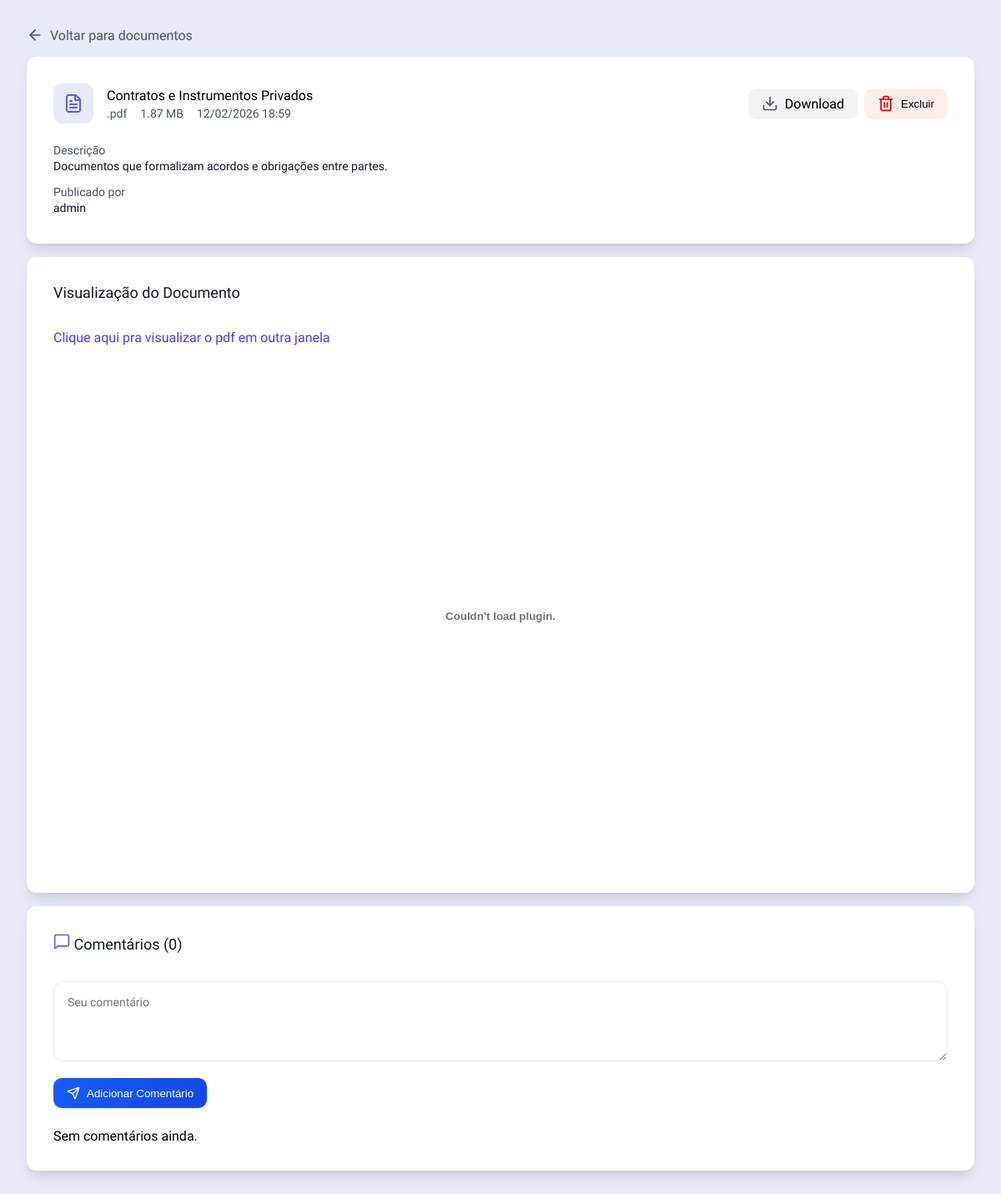
The app's page /documents/5/ (signed in) with its own data.
### apps/documents/models.py (models this page shows, shortened)
class Document(models.Model):
    title = models.CharField(max_length=255)
    description = models.TextField(blank=True)
    author = models.ForeignKey(
        settings.AUTH_USER_MODEL,
        on_delete=models.CASCADE,
        null=True,
        blank=True
    )
    file = models.FileField(
        upload_to='documents/',
        help_text="Arquivo armazenado em pasta local"
    )
    file_name = models.CharField(max_length=255, default='arquivo', help_text="Nome original do arquivo")
    file_size = models.BigIntegerField(default=0, help_text="Tamanho do arquivo em bytes")
    file_type = models.CharField(max_length=100, blank=True, default='', help_text="Tipo MIME do arquivo")
    file_extension = models.CharField(max_length=10, blank=True, default='', help_text="Extensão do arquivo")
    uploaded_at = models.DateTimeField(auto_now_add=True)
    updated_at = models.DateTimeField(auto_now=True)
    class Meta:
        ordering = ['-uploaded_at']
        verbose_name = "Documento"
        verbose_name_plural = "Documentos"
    def get_file_size_display(self):
        size = self.file_size
        for unit in ['B', 'KB', 'MB', 'GB']:
            if size < 1024:
                return f"{size:.2f} {unit}"
            size /= 1024
        return f"{size:.2f} TB"

### apps/documents/views.py (the view, shortened to what this page needs)
# urls.py: path('<int:pk>/', views.documents_details, name='documents_details'),
@login_required
def documents_details(request, pk):
    document = get_object_or_404(Document, pk=pk)
    comments = Comment.objects.filter(document=document)
    comment_form = CommentForm()
    can_delete = can_delete_document(request.user, document)
    return render(request, 'documents/documents_details.html', {
        'document': document,
        'comments': comments,
        'form': comment_form,
        'can_delete': can_delete
    })

### apps/documents/forms.py
class CommentForm(forms.ModelForm):
    class Meta:
        model = Comment
        fields = ['text']
        widgets = {
            'author': forms.TextInput(attrs={
                'class': 'form-control',
                'placeholder': 'Seu nome'
            }),
            'text': forms.Textarea(attrs={
                'class': 'form-control',
                'rows': 3,
                'placeholder': 'Seu comentário'
            })
        }

### apps/documents/views.py (called while the page is built)
def can_delete_document(user, document):
    if user.is_staff or user.is_superuser:
        return True
    return document.author == user

### apps/documents/templates/documents/documents_details.html (shortened to what this page needs)
{% load static %}
<!doctype html>
<html lang="en">
  <head>
    <link rel="stylesheet" href="{% static 'css/global.css' %}" />
  </head>
  <body>
    <div class="page">
        <a class="back-button" href="{% url 'documents_list' %}">
        Voltar para documentos
    </a>
      <div class="container">
        <div class="container-cards-details">
          <div class="card-info">
            <img src="{% static 'img/icon-document.svg' %}" alt="Thumbnail" />
            <div class="card-info-texts">
              <h3>{{ document.title }}</h3>
              <div class="card-info-texts-details">
                <p>{{document.file_extension}}</p>
                <p>{{document.get_file_size_display}}</p>
                <p>{{ document.uploaded_at|date:"d/m/Y H:i" }}</p>
              </div>
            </div>
          </div>
          <div class="card-icons">
            <a href="{{ document.file.url }}" download>
              <div class="buttons-details-download">
                <p>Download</p>
              </div>
            </a>
            {% if can_delete %}
            <form
              method="POST"
              action="{% url 'documents_delete' document.pk %}"
              style="display: inline"
            >
              <button
                type="submit"
                class="buttons-details-delete"
                onclick="
                  return confirm(
                    'Tem certeza que deseja deletar este documento?',
                  );
                "
              >
                <p>Excluir</p>
              </button>
            </form>
            {% endif %}
          </div>
        </div>
        <div style="display: flex; flex-direction: column; gap: 12px;">
            <div>
            {% if document.description %}
                <h3 class="subtitle-details">Descrição</h3>
                <p class="text-details">{{ document.description }}</p>
            {% else %}
                <h3 class="subtitle-details">Sem descrição</h3>
            {% endif %}
            </div>
          <div>
              <h3 class="subtitle-details">Publicado por</h3>
              <p class="text-details">{{ document.author }}</p>
          </div>
        </div>
      </div>
      <div class="container">
        <h3 class="title-container-details">Visualização do Documento</h3>
        {% if document.file_extension|lower == '.pdf' %}
            <a href="{{ document.file.url }}" target="_blank" style="color: #4F39F6">Clique aqui pra visualizar o pdf em outra janela</a>
             <embed src="{{ document.file.url }}" type="application/pdf" width="100%" height="600px" />
        {% elif document.file_extension|lower == '.png' %}
            <img src="{{ document.file.url }}" alt="Visualização do Documento" style="max-width: 100%; height: auto; border-radius: 8px; border: solid 1px #101828;">
        {% elif document.file_extension|lower == '.jpg' or document.file_extension|lower == '.jpeg' %}
            <img src="{{ document.file.url }}" alt="Visualização do Documento" style="max-width: 100%; height: auto; border-radius: 8px; border: solid 1px #101828;">
        {% else %}
            <p>Visualização não disponível para este tipo de arquivo.</p>
        {% endif %}
      </div>
      <div class="container">
        <h3 class="title-container-details">
          Comentários ({{ document.comments.count }})
        </h3>
        <form method="post">
          {% csrf_token %} {{ form.text }}
          <button type="submit" class="button-details-comment">
            Adicionar Comentário
          </button>
        </form>
        <div class="list-commments">
          {% for comment in document.comments.all %}
          <div class="card-comments">
            <div class="profile">{{ comment.author.username | first |upper }}</div>
            <div>
              <div class="comment-details">
                <p
                  style="
                    color: #101828;
                    font-family: Arimo;
                    font-size: 14px;
                    font-style: normal;
                    font-weight: 500;
                    line-height: 22px;
                  "
                >
                  {{ comment.author }}
                </p>
                <p
                  style="
                    color: #6a7282;
                    font-family: Arimo;
                    font-size: 12px;
                    font-style: normal;
                    font-weight: 400;
                    line-height: 18px;
                  "
                >
                  {{ comment.created_at|date:"d/m/Y H:i" }}
                </p>
              </div>
              <p class="comment-text">{{ comment.text }}</p>
            </div>
          </div>
          {% empty %}
          <p>Sem comentários ainda.</p>
          {% endfor %}
        </div>
      </div>
    </div>
  </body>
</html>

### static/css/global.css (style rules this page uses)
:root { --color-bg-page: #E8EAF6; --color-white: #FFFFFF; --color-text-title: #101828; --color-text-subtitle: #4A5565; --color-border: #E5E7EB; --color-primary: linear-gradient(135deg, #155DFC 0%, #1447E6 100%); --color-primary-soft: #E8EAF6; --font-base: "Arimo", sans-serif; --space-xs: 8px; --space-sm: 16px; --space-md: 24px; --space-lg: 32px; --radius-sm: 8px; --radius-md: 12px; --shadow-card: 0 10px 15px -3px rgba(0,0,0,.1), 0 4px 6px -2px rgba(0,0,0,.05); }
*, *::before, *::after { box-sizing: border-box; margin: 0; padding: 0; }
html { font-size: 16px; }
body { min-height: 100vh; font-family: var(--font-base); background: var(--color-bg-page); display: flex; justify-content: center; align-items: center; padding: var(--space-lg); flex-direction: column; }
a { all: unset; cursor: pointer; }
.page { display: flex; flex-direction: column; gap: 16px; width: 100%; max-width: 1200px; margin: 0 auto; }
.container { width: 100%; max-width: 1200px; background: var(--color-white); border-radius: var(--radius-md); padding: var(--space-lg); display: flex; flex-direction: column; gap: var(--space-md); box-shadow: var(--shadow-card); }
.card-info { display: flex; align-items: center; gap: var(--space-sm); flex: 1; min-width: 240px; }
.card-info-texts { display: flex; flex-direction: column; gap: 4px; flex: 1; min-width: 0; }
.card-info-texts h3 { font-size: 1rem; font-weight: 500; white-space: nowrap; overflow: hidden; text-overflow: ellipsis; }
.card-info-texts div { display: flex; flex-direction: row; align-items: center; gap: var(--space-sm); font-size: 0.875rem; color: var(--color-text-subtitle); flex-wrap: wrap; }
.card-icons { display: flex; justify-content: flex-end; align-items: center; gap: var(--space-xs); flex-wrap: wrap; }
.back-button { display: inline-flex; align-items: center; gap: 8px; width: fit-content; background-color: transparent; color: #4A5565; text-decoration: none; font-size: 16px; }
.back-button svg { display: block; stroke: currentColor; }
.buttons-details-download, .buttons-details-delete { display: flex; align-items: center; gap: 8px; height: 37px; padding: 0 16px; border-radius: 10px; cursor: pointer; transition: all 0.2s ease; }
.buttons-details-download { background: #F3F4F6; }
.buttons-details-delete { background: #FEE; border: none; }
.subtitle-details { color: var(--color-text-subtitle); font-size: 14px; font-weight: 400; }
.text-details { color: var(--color-text-title); font-size: 14px; line-height: 22px; max-width: 100%; word-break: break-word; }
.title-container-details { color: var(--color-text-title); font-size: 18px; font-weight: 400; margin-bottom: 10px; }
.container-cards-details { display: flex; flex-direction: row; gap: 32px; width: 100%; }
.container-cards-details > div { flex: 1; }
.text-field-comments, textarea { width: 100%; min-height: 96px; padding: 16px; border-radius: var(--radius-md); border: 1px solid var(--color-border); font-family: var(--font-base); font-size: 14px; resize: vertical; }
.button-details-comment { margin-top: var(--space-sm); display: inline-flex; align-items: center; gap: 8px; padding: 10px 16px; border-radius: 10px; background: var(--color-primary); color: var(--color-white); border: none; cursor: pointer; }

### records on screen
Document: title "Contratos e Instrumentos Privados", file_extension ".pdf", file_size "1.87 MB", uploaded_at "12/02/2026 18:59", description "Documentos que formalizam acordos e obrigações entre partes.", author "admin", comments.count "0"
